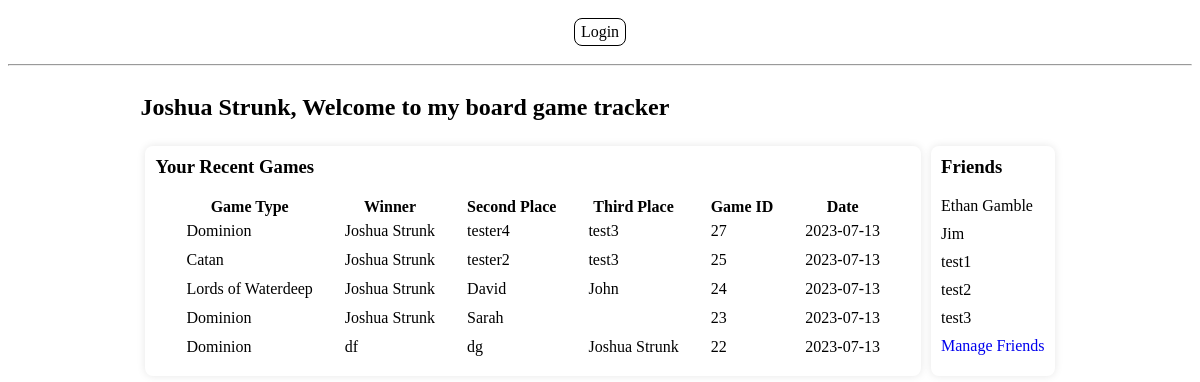
Screenshot of /home (signed in) with the database file from the repository.
### app.py (models this page shows)
class User(UserMixin, db.Model):
    id = db.Column(db.Integer, primary_key=True)
    fullname = db.Column(db.String(50), nullable=False)
    username = db.Column(db.String(15), nullable=False, unique=True)
    email = db.Column(db.String(50), nullable=False, unique=True)
    password = db.Column(db.String(80), nullable=False)
    friends = db.relationship('User', secondary=friends,
                              primaryjoin=(friends.c.user_id == id),
                              secondaryjoin=(friends.c.friend_id == id),
                              backref=db.backref('friend_of', lazy='dynamic'),
                              lazy='dynamic')

class DominionGame(db.Model):
    id = db.Column(db.Integer, primary_key=True)
    game_id = db.Column(db.Integer, nullable=False)
    winnerName = db.Column(db.String(50), nullable=False)
    winnerScore = db.Column(db.Integer, nullable=False)
    secondName = db.Column(db.String(50), nullable=False)
    secondScore = db.Column(db.Integer, nullable=False)
    thirdName = db.Column(db.String(50))
    thirdScore = db.Column(db.Integer)
    fourthName = db.Column(db.String(50))
    fourthScore = db.Column(db.Integer)

class CatanGame(db.Model):
    id = db.Column(db.Integer, primary_key=True)
    game_id = db.Column(db.Integer, nullable=False)
    winnerName = db.Column(db.String(50), nullable=False)
    winnerScore = db.Column(db.Integer, nullable=False)
    secondName = db.Column(db.String(50), nullable=False)
    secondScore = db.Column(db.Integer, nullable=False)
    thirdName = db.Column(db.String(50))
    thirdScore = db.Column(db.Integer)
    fourthName = db.Column(db.String(50))
    fourthScore = db.Column(db.Integer)

class LordsofWaterdeepGame(db.Model):
    id = db.Column(db.Integer, primary_key=True)
    game_id = db.Column(db.Integer, nullable=False)
    winnerName = db.Column(db.String(50), nullable=False)
    winnerScore = db.Column(db.Integer, nullable=False)
    secondName = db.Column(db.String(50), nullable=False)
    secondScore = db.Column(db.Integer, nullable=False)
    thirdName = db.Column(db.String(50))
    thirdScore = db.Column(db.Integer)
    fourthName = db.Column(db.String(50))
    fourthScore = db.Column(db.Integer)
    fifthName = db.Column(db.String(50))
    fifthScore = db.Column(db.Integer)

### app.py (the view)
@app.route('/')
@app.route('/home')
@login_required
def home():
    user = User.query.filter_by(username=current_user.username).first()
    user_friends = user.friends.limit(5).all()
    print(current_user.username)
    print(current_user.fullname)
    dominion_games = DominionGame.query.filter(or_(
        DominionGame.winnerName == current_user.fullname,
        DominionGame.secondName == current_user.fullname,
        DominionGame.thirdName == current_user.fullname,
        DominionGame.fourthName == current_user.fullname,
        DominionGame.winnerName == current_user.username,
        DominionGame.secondName == current_user.username,
        DominionGame.thirdName == current_user.username,
        DominionGame.fourthName == current_user.username
    )).with_entities(DominionGame.game_id, DominionGame.winnerName, DominionGame.secondName, DominionGame.thirdName, literal('Dominion').label('game_type'), literal(date.today()).label('current_date')).all()
    recentGames = []
    for game in dominion_games:
        new_game = {}
        if game.winnerName == current_user.username:
            new_game['winnerName'] = current_user.fullname
        else:
            new_game['winnerName'] = game.winnerName
        if game.secondName == current_user.username:
            new_game['secondName'] = current_user.fullname
        else:
            new_game['secondName'] = game.secondName
        if game.thirdName == current_user.username:
            new_game['thirdName'] = current_user.fullname
        else:
            new_game['thirdName'] = game.thirdName
        new_game['game_id'] = game.game_id
        new_game['game_type'] = 'Dominion'
        new_game['current_date'] = date.today()
        recentGames.append(new_game)
    catan_games = CatanGame.query.filter(or_(
        CatanGame.winnerName == current_user.fullname,
        CatanGame.secondName == current_user.fullname,
        CatanGame.thirdName == current_user.fullname,
        CatanGame.fourthName == current_user.fullname,
        CatanGame.winnerName == current_user.username,
        CatanGame.secondName == current_user.username,
        CatanGame.thirdName == current_user.username,
        CatanGame.fourthName == current_user.username
    )).with_entities(CatanGame.game_id, CatanGame.winnerName, CatanGame.secondName, CatanGame.thirdName, literal('Catan').label('game_type'), literal(date.today()).label('current_date')).all()
    for game in catan_games:
        new_game = {}
        if game.winnerName == current_user.username:
            new_game['winnerName'] = current_user.fullname
        else:
            new_game['winnerName'] = game.winnerName
        if game.secondName == current_user.username:
            new_game['secondName'] = current_user.fullname
        else:
            new_game['secondName'] = game.secondName
        if game.thirdName == current_user.username:
            new_game['thirdName'] = current_user.fullname
        else:
            new_game['thirdName'] = game.thirdName
        new_game['game_id'] = game.game_id
        new_game['game_type'] = 'Catan'
        new_game['current_date'] = date.today()
        recentGames.append(new_game)
    lords_games = LordsofWaterdeepGame.query.filter(or_(
        LordsofWaterdeepGame.winnerName == current_user.fullname,
        LordsofWaterdeepGame.secondName == current_user.fullname,
        LordsofWaterdeepGame.thirdName == current_user.fullname,
        LordsofWaterdeepGame.fourthName == current_user.fullname,
        LordsofWaterdeepGame.winnerName == current_user.username,
        LordsofWaterdeepGame.secondName == current_user.username,
        LordsofWaterdeepGame.thirdName == current_user.username,
        LordsofWaterdeepGame.fourthName == current_user.username
    )).with_entities(LordsofWaterdeepGame.game_id, LordsofWaterdeepGame.winnerName, LordsofWaterdeepGame.secondName, LordsofWaterdeepGame.thirdName, literal('Catan').label('game_type'), literal(date.today()).label('current_date')).all()
    for game in lords_games:
        new_game = {}
        if game.winnerName == current_user.username:
            new_game['winnerName'] = current_user.fullname
        else:
            new_game['winnerName'] = game.winnerName
        if game.secondName == current_user.username:
            new_game['secondName'] = current_user.fullname
        else:
            new_game['secondName'] = game.secondName
        if game.thirdName == current_user.username:
            new_game['thirdName'] = current_user.fullname
        else:
            new_game['thirdName'] = game.thirdName
        new_game['game_id'] = game.game_id
        new_game['game_type'] = 'Lords of Waterdeep'
        new_game['current_date'] = date.today()
        recentGames.append(new_game)
    sortedGames = sorted(recentGames, key=lambda x: x['game_id'], reverse=True)
    top5Games = sortedGames[:5]
    return render_template('home.html', title='Home', name=current_user.fullname, friends=user_friends, recentGames=top5Games)

### app.py (called while the page is built)
@login_manager.user_loader
def load_user(user_id):
    return User.query.get(int(user_id))

### home.html (shortened to what this page needs)
<!DOCTYPE html>
<html lang="en">
<head>
    <link rel="stylesheet" href="{{ url_for('static', filename='css/baseStyles.css') }}">
</head>
<body>
    {% extends "base.html" %}
    {% import "bootstrap/wtf.html" as wtf %}
    {% block content %}
        <div id="content">
            <div>
                <h2>{{ name }}, Welcome to my board game tracker</h2>
                <div id="mainLayout">
                    <div  class="section">
                        <h3>Your Recent Games</h3>
                        <table>
                            <thead>
                              <tr>
                                <th>Game Type</th>
                                <th>Winner</th>
                                <th>Second Place</th>
                                <th>Third Place</th>
                                <th>Game ID</th>
                                <th>Date</th>
                              </tr>
                            </thead>
                            <tbody>
                              {% for game in recentGames %}
                              <tr>
                                <td>{{ game.game_type }}</td>
                                <td>{{ game.winnerName }}</td>
                                <td>{{ game.secondName }}</td>
                                <td>{{ game.thirdName }}</td>
                                <td>{{ game.game_id }}</td>
                                <td>{{ game.current_date }}</td>
                              </tr>
                              {% endfor %}
                            </tbody>
                        </table>
                    </div>
                    <div class="section">
                        <h3>Friends</h3>
                        <div>
                            {% for friend in friends %}
                            <div style="margin-top: 10px;">
                                <span>{{ friend.fullname }}</span>
                            </div>
                            {% endfor %}
                        </div>
                        <div style="margin-top: 10px;">
                            <a href="/friend" class="btn-info">Manage Friends</a>
                        </div>
                    </div>
                </div>
            </div>
        </div>
    {% endblock %}

### baseStyles.css (style rules this page uses)
#content { display: flex; justify-content: center; }
#mainLayout { display: flex; justify-content: center; }
.section { margin: 5px; border-radius: 8px; box-shadow: 0px 0px 8px rgba(0, 0, 0, 0.1); padding: 10px; }
.section h3 { margin-top: 0px; }
table { border-collapse: separate; border-spacing: 30px 0; }
tr td { padding-bottom: 10px; }
tr th { padding-bottom: 5px; }
a { text-decoration: none; }

### rows the page displays
User: fullname "Joshua Strunk", winnerName "Joshua Strunk" "Joshua Strunk" "Joshua Strunk" "Joshua Strunk", thirdName "Joshua Strunk"
DominionGame: secondName "tester4", thirdName "test3"
CatanGame: secondName "tester2", thirdName "test3"
LordsofWaterdeepGame: secondName "David", thirdName "John"
DominionGame: secondName "Sarah"
DominionGame: winnerName "df", secondName "dg"
User: fullname "Ethan Gamble"
User: fullname "Jim"
User: fullname "test1"
User: fullname "test2"
User: fullname "test3"

### other values shown
{{ game.game_type }} "Dominion" "Catan" "Lords of Waterdeep" "Dominion" "Dominion"
{{ game.game_id }} "27" "25" "24" "23" "22"
{{ game.current_date }} "2023-07-13" "2023-07-13" "2023-07-13" "2023-07-13" "2023-07-13"
